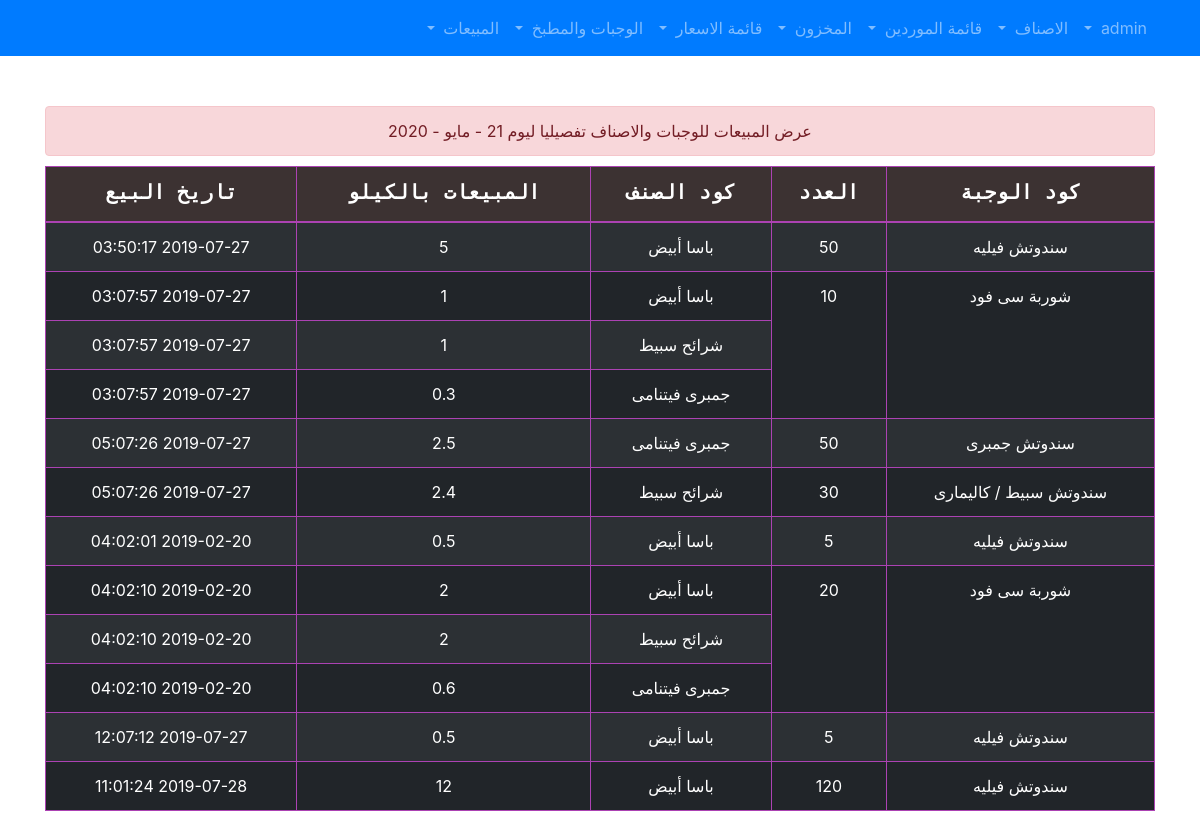
Page /test.php (signed in) on the committed database.
### tables this page shows
CREATE TABLE `sales` (
  `id` int(11) NOT NULL,
  `san_code` int(255) NOT NULL,
  `number` int(255) NOT NULL,
  `date_to_sales` datetime NOT NULL DEFAULT '0000-00-00 00:00:00' ON UPDATE CURRENT_TIMESTAMP
);

CREATE TABLE `san` (
  `name` varchar(255) NOT NULL,
  `code` int(11) NOT NULL
);

CREATE TABLE `itemssan` (
  `id` int(11) NOT NULL,
  `items_hscode` int(11) NOT NULL,
  `san_code` int(11) NOT NULL,
  `percentage` double NOT NULL
);

CREATE TABLE `items` (
  `hscode` int(255) NOT NULL,
  `name` varchar(255) NOT NULL,
  `dest` float NOT NULL
);

### test.php (the view, shortened to what this page needs)
<?php
include_once "header.php";
if($_SESSION["mystatus"]!=0){
  $month = date('n');
?>
<div class="alert alert-danger"  role="alert">
عرض المبيعات للوجبات والاصناف تفصيليا ليوم
<?php
        $d = date('d');
        $m = $armonth[$month-1];
        $y = date('Y');
        echo $d." - ".$m." - ".$y;
    ?>
</div>
<form>
<table class="table table-hover table-bordered table-striped table-dark">
<thead style="">
<tr>
  <th>كود الوجبة</th>
  <th>العدد</th>
  <th>كود الصنف</th>
  <th>المبيعات بالكيلو</th>
  <th>تاريخ البيع</th>
</tr>
<thead>
<tbody>
<?php
$sql = "
SELECT sales.san_code,sales.number,sales.date_to_sales,san.name
FROM sales
INNER JOIN  san ON sales.san_code = san.code
";
$result = mysqli_query($conn, $sql);
if (mysqli_num_rows($result) > 0) {
  while($row = mysqli_fetch_assoc($result)) {
      $san_code = $row['san_code'];
    $sql3 = "
    SELECT count(items_hscode) AS myres
    FROM itemssan
    WHERE san_code = $san_code
    ";
    $result3 = mysqli_query($conn, $sql3);
    if (mysqli_num_rows($result3) > 0) {
      while($row3 = mysqli_fetch_assoc($result3)) {
      $myres = $row3['myres'];
      ?>
<td rowspan="<?php echo $myres;?>"><?php  echo $row['name']; ?></td>
<td rowspan="<?php echo $myres;?>"><?php  echo $row['number']; ?></td>
      <?php
}}
    $sql2 = "
SELECT itemssan.items_hscode,itemssan.percentage,itemssan.san_code,items.name
FROM itemssan
INNER JOIN  items ON itemssan.items_hscode = items.hscode
WHERE san_code = $san_code;
";
$result2 = mysqli_query($conn, $sql2);
if (mysqli_num_rows($result2) > 0) {
  while($row2 = mysqli_fetch_assoc($result2)) {
    $perc = $row2['percentage'];
?>
<td><?php echo $row2["name"]."  "; ?></td>
<td><?php echo $perc*$row["number"]."  "; ?></td>
<td><?php echo $row["date_to_sales"]."  "; ?></td>
<?php
}}
  }
  } else {
  echo '<div class="alert alert-warning"  role="alert">
  لا توجد عناصر
</div>';
  }
?>
</tbody>
</table>
</form>
<?php
}else{
  echo ' <script> window.location.href = "index.php"; </script>';
}
include_once "footer.php";
?>

### css/style.css (style rules this page uses)
thead { background-color:#3c3232; font-family: monospace; font-size:20px; text-align:center; font-weight:bold; }
.alert { margin-top:50px; margin-bottom:10px; text-align:center }
.table-dark td, .table-dark th, .table-dark thead th { border-color: #ac42b3; }
td { text-align: center; }

### rows in the picture
sales: san_code.name "سندوتش فيليه", number "50", date_to_sales "2019-07-27 03:50:17"
itemssan: items_hscode.name "باسا أبيض", $perc*$row['number'] "5", $perc*$row['number'] "0.5", $perc*$row['number'] "12"
sales: san_code.name "شوربة سى فود", number "10", date_to_sales "2019-07-27 03:07:57"
itemssan: items_hscode.name "باسا أبيض", $perc*$row['number'] "1", $perc*$row['number'] "2"
itemssan: items_hscode.name "شرائح سبيط", $perc*$row['number'] "1", $perc*$row['number'] "2"
itemssan: items_hscode.name "جمبرى فيتنامى", $perc*$row['number'] "0.3", $perc*$row['number'] "0.6"
sales: san_code.name "سندوتش جمبرى", number "50", date_to_sales "2019-07-27 05:07:26"
itemssan: items_hscode.name "جمبرى فيتنامى", $perc*$row['number'] "2.5"
sales: san_code.name "سندوتش سبيط / كاليمارى", number "30", date_to_sales "2019-07-27 05:07:26"
itemssan: items_hscode.name "شرائح سبيط", $perc*$row['number'] "2.4"
sales: san_code.name "سندوتش فيليه", number "5", date_to_sales "2019-02-20 04:02:01"
sales: san_code.name "شوربة سى فود", number "20", date_to_sales "2019-02-20 04:02:10"
sales: san_code.name "سندوتش فيليه", number "5", date_to_sales "2019-07-27 12:07:12"
sales: san_code.name "سندوتش فيليه", number "120", date_to_sales "2019-07-28 11:01:24"
